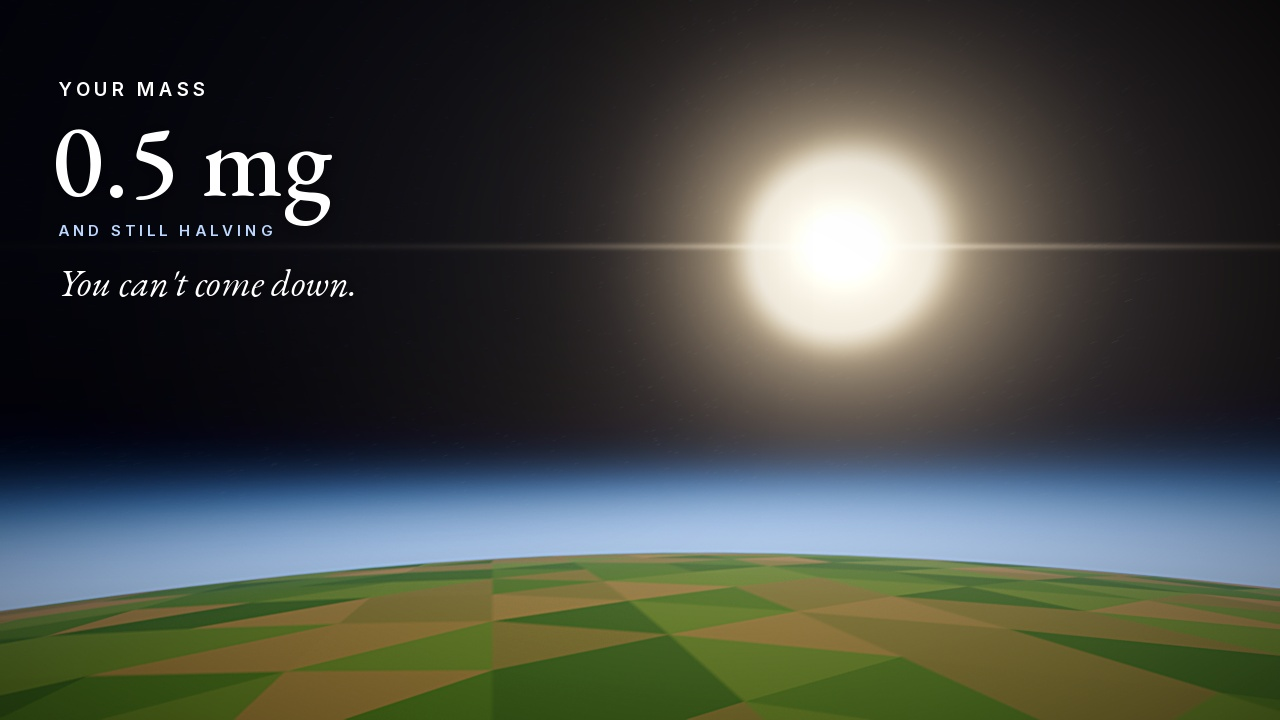
#> input picture videos/lighter/thumbnail.jpg, 1280 x 720 px
$ python thumbnail.py thumbnail.jpg thumb_base.png
#> lines starting #> are read from the running program, lines starting #| are printed output that depends on the picture
### tools/thumbgrade.py
"""Shared 'glossy' grade for thumbnails: deep blacks, S-curve contrast, saturation, a blown-out light source
with bloom + glare, vignette and a light sharpen. Turns a flat low-poly render into a punchy, lit-looking frame.
grade(im, light=(x, y) or None, glow_color=(r, g, b)) -> RGBA image"""
import numpy as np
from PIL import Image, ImageFilter


def grade(im, light=None, glow_color=(255, 214, 160), strength=1.0):
#> called with light = (842, 246), glow_color = (255, 225, 180), strength = 1.2
    im = im.convert("RGB"); W, H = im.size
#> in grade, im is the input picture: PIL image 1280x720 RGB; mean R, G, B 70.2, 74.2, 68
#> after `W, H = im.size`: W = 1280; H = 720
    a = np.asarray(im).astype(np.float32) / 255.0
    # 1. crush blacks a bit + filmic S-curve
    a = np.clip((a - 0.04) / 0.96, 0, 1)
    a = a * a * (3 - 2 * a) * 0.55 + a * 0.45
    # 2. saturation (luma-preserving)
    l = (a @ np.array([0.2126, 0.7152, 0.0722], np.float32))[..., None]
    a = np.clip(l + (a - l) * (1 + 0.25 * strength), 0, 1)
    out = Image.fromarray((a * 255).astype(np.uint8))
    # 3. bloom from highlights
    hi = np.clip((a - 0.72) / 0.28, 0, 1) ** 1.5
    hl = Image.fromarray((hi * 255).astype(np.uint8))
    bloom = np.zeros_like(a)
    for r, w in ((8, 0.6), (30, 0.6), (90, 0.5)):
        bloom += np.asarray(hl.filter(ImageFilter.GaussianBlur(r))).astype(np.float32) / 255.0 * w
    a = np.asarray(out).astype(np.float32) / 255.0
    a = 1 - (1 - a) * (1 - np.clip(bloom * 0.8 * strength, 0, 1))      # screen blend
    # 4. glare from the light source: hot core + wide warm halo
    yy, xx = np.mgrid[0:H, 0:W].astype(np.float32)
    if light:
        d = np.hypot(xx - light[0], (yy - light[1]) * 1.15) / W
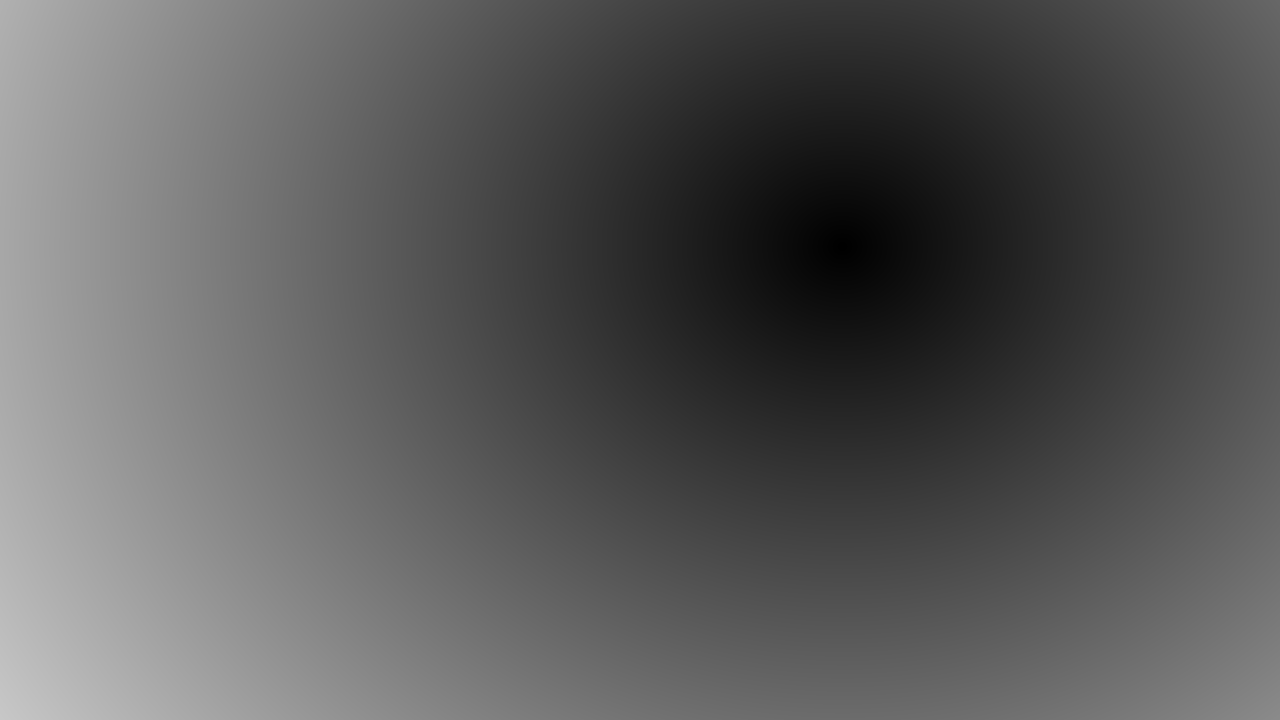
#> d: shape (720, 1280) float32; min 0, max 0.783, mean 0.355
        gc = np.array(glow_color, np.float32) / 255.0
#> gc = [1, 0.882, 0.706]
        halo = (np.exp(-(d / 0.035) ** 2) * 1.0 + np.exp(-(d / 0.12) ** 2) * 0.45 + np.exp(-(d / 0.35) ** 2) * 0.22) * strength
        a = 1 - (1 - a) * (1 - np.clip(halo[..., None] * gc, 0, 1))
        streak = np.exp(-((yy - light[1]) / 3.5) ** 2) * np.exp(-np.abs(xx - light[0]) / (W * 0.18)) * 0.55 * strength
        a = 1 - (1 - a) * (1 - np.clip(streak[..., None] * gc, 0, 1))
    # 5. vignette
    v = np.hypot((xx - W / 2) / (W / 2), (yy - H / 2) / (H / 2))
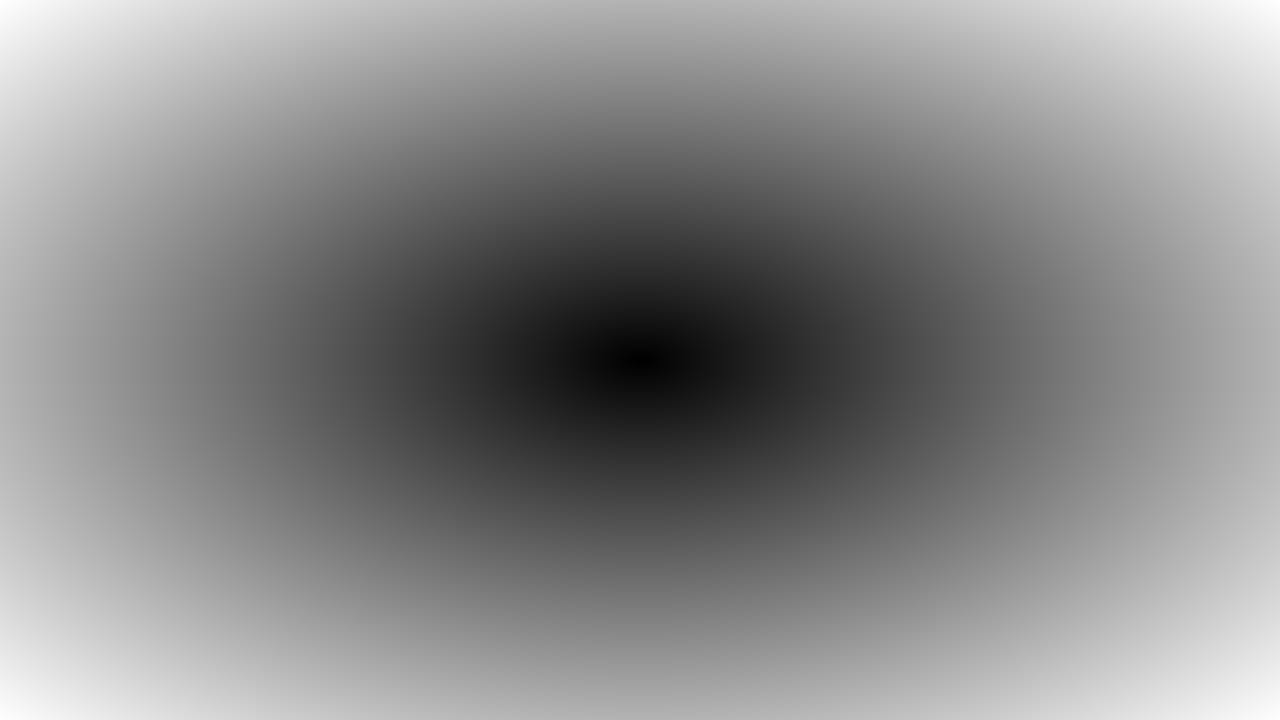
#> v: shape (720, 1280) float32; min 0, max 1.41, mean 0.765; drawn with min black and max white
    a *= (1 - 0.42 * np.clip(v - 0.45, 0, 1) ** 1.6)[..., None]
    out = Image.fromarray((np.clip(a, 0, 1) * 255).astype(np.uint8))
    return out.filter(ImageFilter.UnsharpMask(radius=2, percent=60, threshold=2)).convert("RGBA")

### videos/lighter/thumbnail.py
"""Thumbnail: edge of space POV (scene.py --act ascent --times 207.5 at 1280x720) + glossy grade + headline.
Usage: python3 thumbnail.py SRC.png OUT.jpg"""
import os, sys
sys.path.insert(0, os.path.join(os.path.dirname(os.path.abspath(__file__)), "..", "..", "tools"))
from PIL import Image, ImageDraw, ImageFilter, ImageFont
from thumbgrade import grade
FONTS = os.path.join(os.path.dirname(os.path.abspath(__file__)), "..", "..", "fonts")
src, out = sys.argv[1], sys.argv[2]
im = Image.open(src).convert("RGBA").resize((1280, 720))
im = grade(im, light=(842, 246), glow_color=(255, 225, 180), strength=1.2)
sh = Image.new("RGBA", im.size, (0, 0, 0, 0)); ImageDraw.Draw(sh).rectangle([0, 0, 620, 420], fill=(5, 8, 20, 110))
#> after `sh = Image.new('RGBA', im.size, (0, 0, 0, 0))`: sh: PIL image 1280x720 RGBA; every value is 0
im.alpha_composite(sh.filter(ImageFilter.GaussianBlur(80)))
#> im: PIL image 1280x720 RGBA
d = ImageDraw.Draw(im)
sans = ImageFont.truetype(os.path.join(FONTS, "Inter-SemiBold.ttf"), 19)
small = ImageFont.truetype(os.path.join(FONTS, "Inter-SemiBold.ttf"), 15)
serif = ImageFont.truetype(os.path.join(FONTS, "EBGaramond-Medium.ttf"), 104)
ital = ImageFont.truetype(os.path.join(FONTS, "EBGaramond-Italic.ttf"), 38)
def spaced(x, y, text, f, fill, track):
#> called with x = 58, y = 96, text = 'YOUR MASS', fill = (255, 255, 255, 240), track = 4
    for c in text: d.text((x, y), c, font=f, fill=fill, anchor="ls"); x += d.textlength(c, font=f) + track
#> this loop made 9 passes
#> x on passes 1 to 9: 73.61, 92.56, 110.5, 127.7, 137.7, 158.1, 175.1, 191.2, 207.2
#> after the loop, x = 207.2
def shadow(xy, text, f, fill, blur=9):
#> called with xy = (52, 196), text = '0.5 mg', fill = (255, 255, 255, 255), blur = 9
    l = Image.new("RGBA", im.size, (0, 0, 0, 0)); ImageDraw.Draw(l).text(xy, text, font=f, fill=(0, 0, 0, 170), anchor="ls")
#> after `ImageDraw.Draw(l).text(xy, text, font=f, fill=(0, 0, 0, 170), anchor='`:
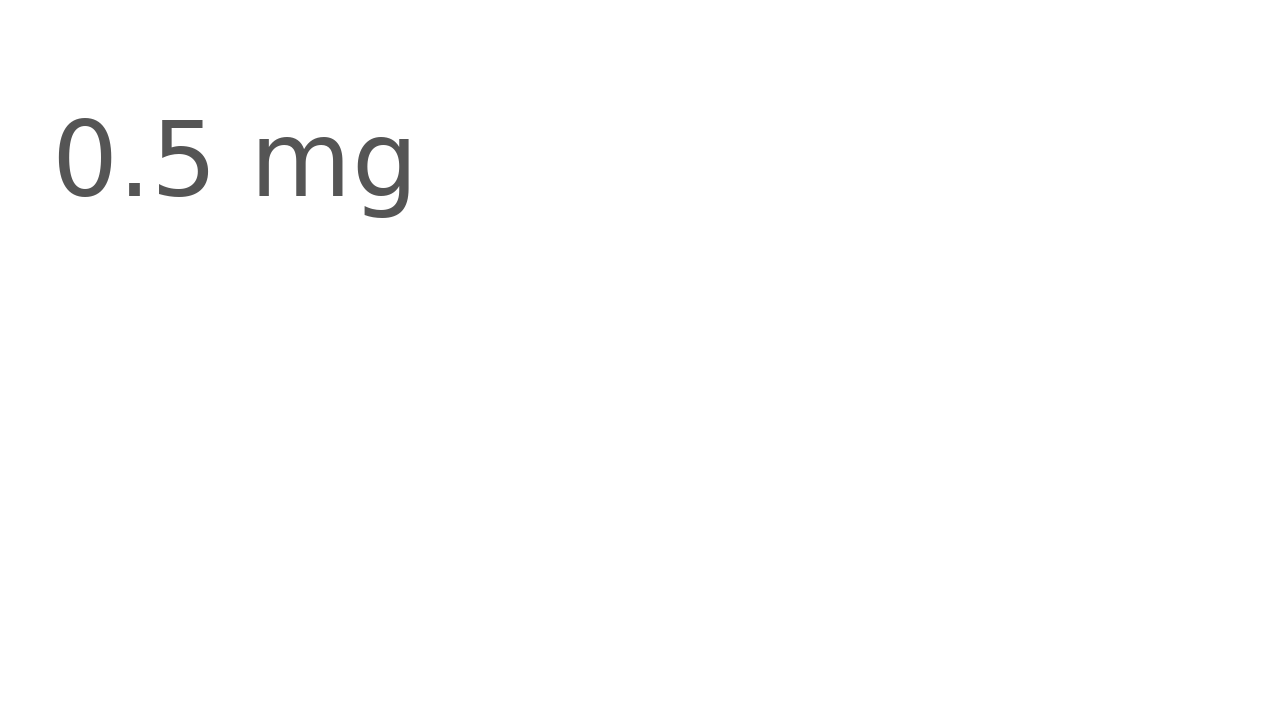
#> l: PIL image 1280x720 RGBA; mean R, G, B, A 0, 0, 0, 1.3; transparent parts drawn white
    im.alpha_composite(l.filter(ImageFilter.GaussianBlur(blur))); ImageDraw.Draw(im).text(xy, text, font=f, fill=fill, anchor="ls")
spaced(58, 96, "YOUR MASS", sans, (255, 255, 255, 240), 4)
shadow((52, 196), "0.5 mg", serif, (255, 255, 255, 255))
d = ImageDraw.Draw(im)
spaced(58, 236, "AND STILL HALVING", small, (190, 215, 255, 235), 4)
#> the loop in spaced (call 2), `for c in text: d.text((x, y), c, font=f, fill=fill, anchor="ls"); x +=..` made 17 passes
#> x on passes 1 to 12: 72.27, 87.48, 103, 111.8, 125.3, 138.5, 146.9, 159.2, 171.6, 180.4, 195.7, 209.9
shadow((58, 296), "You can't come down.", ital, (255, 255, 255, 240), 7)
im.convert("RGB").save(out, quality=95)
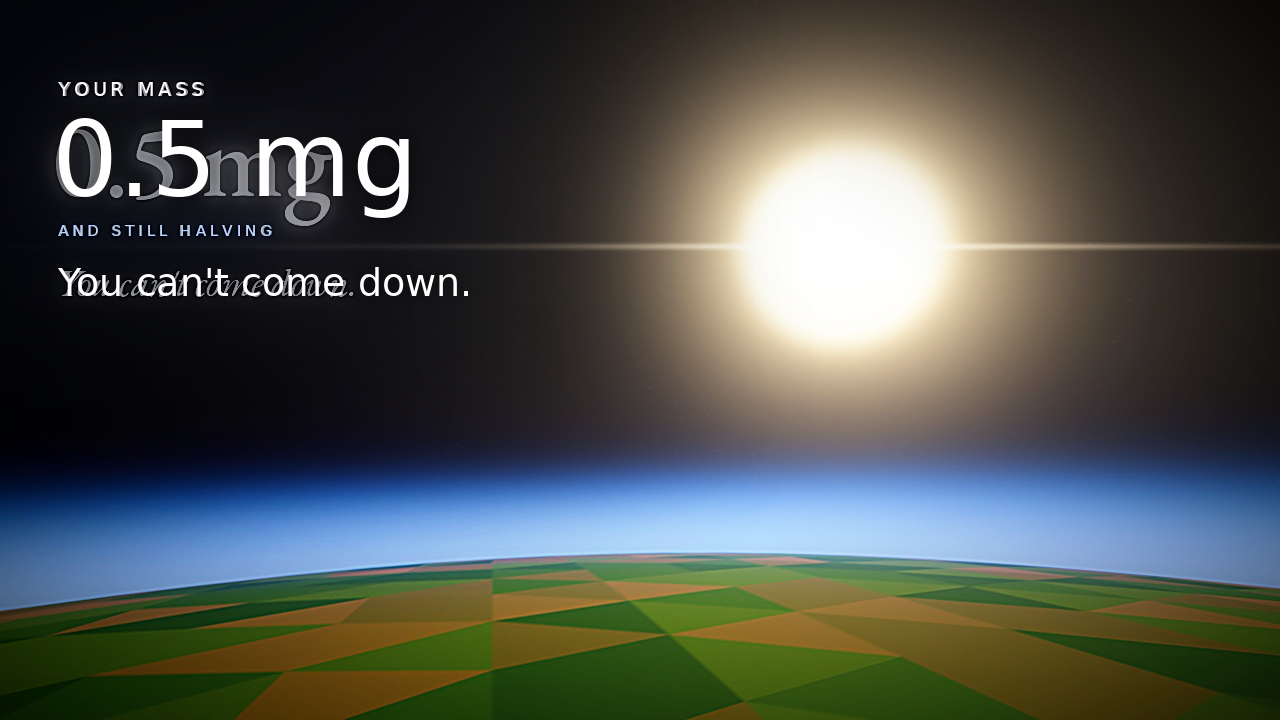
#> saved as thumb_base.png: PIL image 1280x720 RGB; mean R, G, B 75.4, 79.7, 74.9
print("ok", out)
